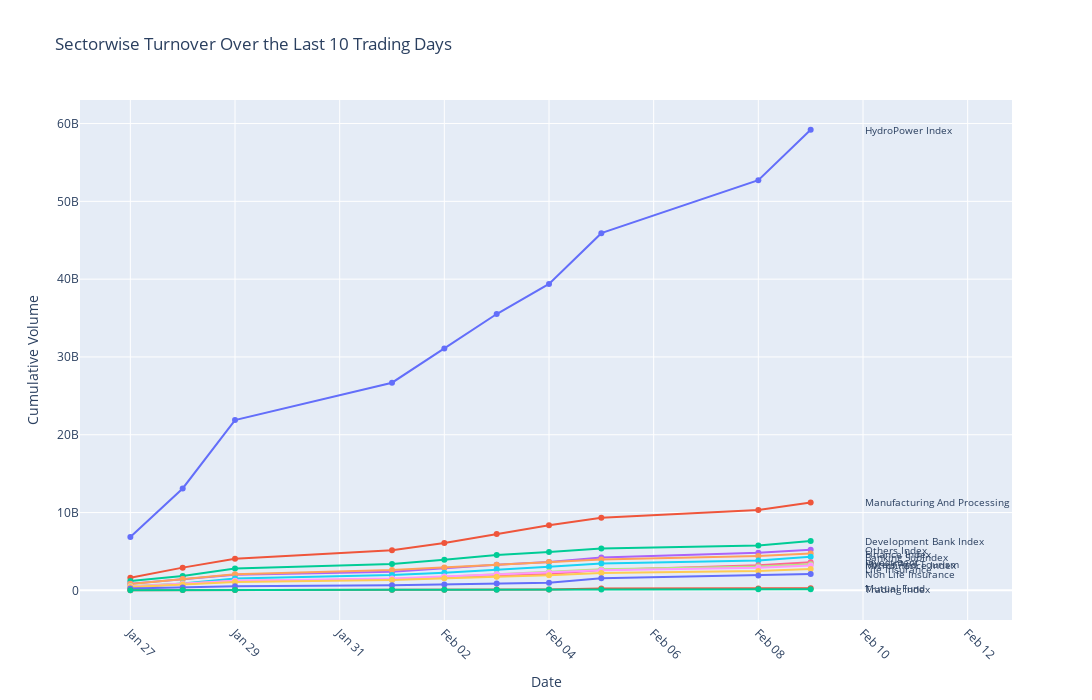

Notebook source saved alongside this figure:
### Code cell
days = 10
sector_wise_accumulation(indices_history, trading_days = days)
